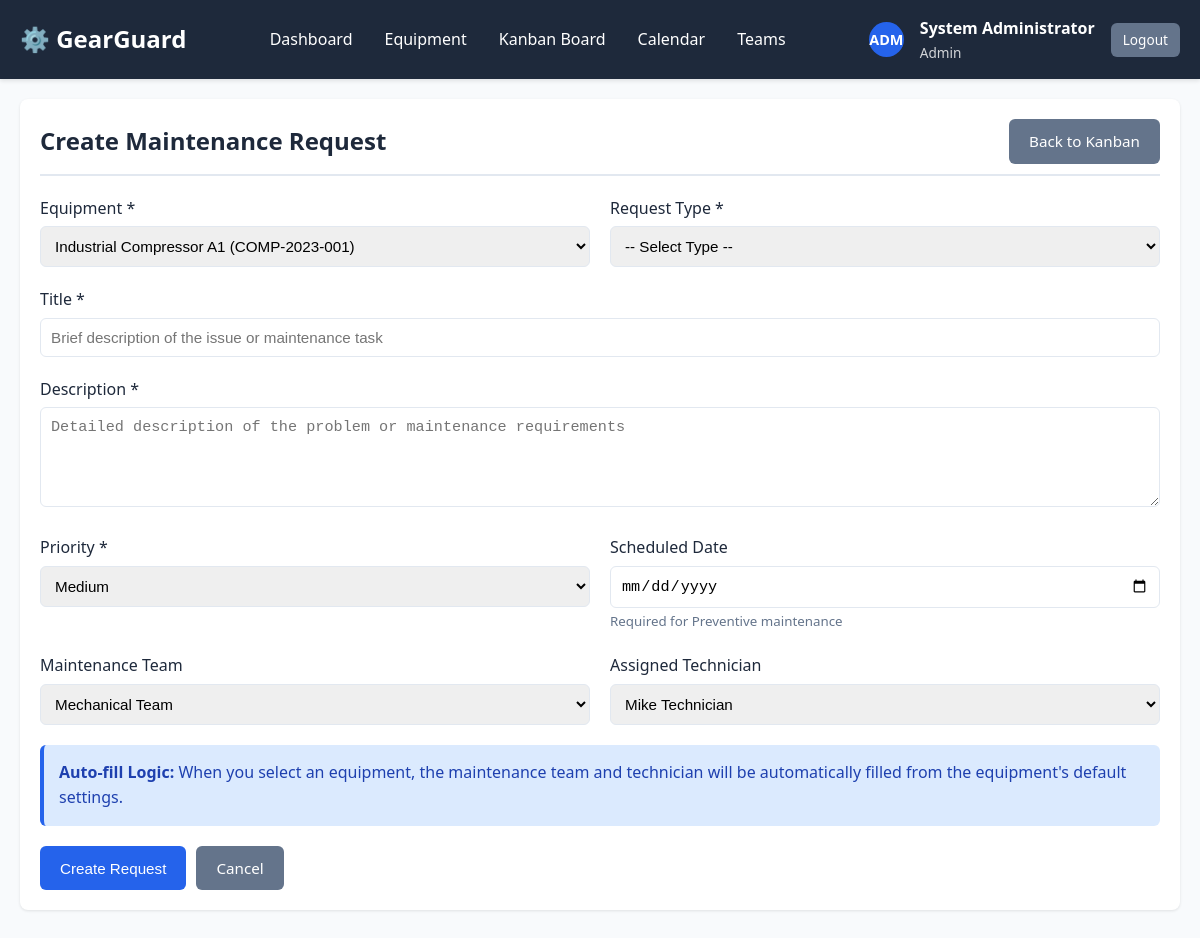
Page /views/requests/create.php?equipment_id=1 (signed in) on the committed database.
### tables this page shows
CREATE TABLE equipment (
    id INT AUTO_INCREMENT PRIMARY KEY,
    name VARCHAR(100) NOT NULL,
    serial_number VARCHAR(100) UNIQUE NOT NULL,
    category VARCHAR(50) NOT NULL,
    department VARCHAR(50) NOT NULL,
    assigned_employee VARCHAR(100),
    purchase_date DATE,
    warranty_expiry DATE,
    physical_location VARCHAR(200),
    default_maintenance_team_id INT,
    default_technician_id INT,
    status ENUM('Active', 'Scrapped') NOT NULL DEFAULT 'Active',
    created_at TIMESTAMP DEFAULT CURRENT_TIMESTAMP,
    updated_at TIMESTAMP DEFAULT CURRENT_TIMESTAMP ON UPDATE CURRENT_TIMESTAMP,
    FOREIGN KEY (default_maintenance_team_id) REFERENCES maintenance_teams(id) ON DELETE SET NULL,
    FOREIGN KEY (default_technician_id) REFERENCES users(id) ON DELETE SET NULL,
    INDEX idx_serial (serial_number),
    INDEX idx_status (status),
    INDEX idx_category (category),
    INDEX idx_department (department)
);

CREATE TABLE maintenance_teams (
    id INT AUTO_INCREMENT PRIMARY KEY,
    name VARCHAR(100) NOT NULL,
    description TEXT,
    created_at TIMESTAMP DEFAULT CURRENT_TIMESTAMP,
    updated_at TIMESTAMP DEFAULT CURRENT_TIMESTAMP ON UPDATE CURRENT_TIMESTAMP,
    INDEX idx_name (name)
);

CREATE TABLE users (
    id INT AUTO_INCREMENT PRIMARY KEY,
    username VARCHAR(50) UNIQUE NOT NULL,
    email VARCHAR(100) UNIQUE NOT NULL,
    password VARCHAR(255) NOT NULL,
    full_name VARCHAR(100) NOT NULL,
    role ENUM('admin', 'manager', 'technician', 'normal_user') NOT NULL DEFAULT 'normal_user',
    avatar_initials VARCHAR(3),
    created_at TIMESTAMP DEFAULT CURRENT_TIMESTAMP,
    updated_at TIMESTAMP DEFAULT CURRENT_TIMESTAMP ON UPDATE CURRENT_TIMESTAMP,
    INDEX idx_role (role),
    INDEX idx_username (username)
);

### config/database.php (called while the page is built, shortened)
<?php
class Database {
    private static $instance = null;
    private $connection;
    private $host = "localhost";
    private $db_name = "gearguard";
    private $username = "root";
    private $password = "";
    private function __construct() {
        try {
            $this->connection = new PDO(
                "mysql:host=" . $this->host . ";dbname=" . $this->db_name,
                $this->username,
                $this->password
            );
            $this->connection->setAttribute(PDO::ATTR_ERRMODE, PDO::ERRMODE_EXCEPTION);
            $this->connection->setAttribute(PDO::ATTR_DEFAULT_FETCH_MODE, PDO::FETCH_ASSOC);
        } catch(PDOException $e) {
            die("Connection Error: " . $e->getMessage());
        }
    }
    public static function getInstance() {
        if (self::$instance === null) {
            self::$instance = new self();
        }
        return self::$instance;
    }
    public function getConnection() {
        return $this->connection;
    }
}

### models/Equipment.php (called while the page is built, shortened)
<?php
require_once __DIR__ . '/../config/database.php';
class Equipment {
    private $conn;
    public function __construct() {
        $this->db = Database::getInstance();
        $this->conn = $this->db->getConnection();
    }
    public function getById($id) {
        $sql = "SELECT e.*,
                mt.name as team_name,
                u.full_name as technician_name
                FROM equipment e
                LEFT JOIN maintenance_teams mt ON e.default_maintenance_team_id = mt.id
                LEFT JOIN users u ON e.default_technician_id = u.id
                WHERE e.id = :id";
        try {
            $stmt = $this->conn->prepare($sql);
            $stmt->bindParam(':id', $id);
            $stmt->execute();
            return $stmt->fetch();
        } catch(PDOException $e) {
            return null;
        }
    }
    public function getAll($filters = []) {
        $sql = "SELECT e.*,
                mt.name as team_name,
                u.full_name as technician_name
                FROM equipment e
                LEFT JOIN maintenance_teams mt ON e.default_maintenance_team_id = mt.id
                LEFT JOIN users u ON e.default_technician_id = u.id
                WHERE 1=1";
        if (!empty($filters['status'])) {
            $sql .= " AND e.status = :status";
        }
        $sql .= " ORDER BY e.name ASC";
        try {
            $stmt = $this->conn->prepare($sql);
            if (!empty($filters['status'])) {
                $stmt->bindParam(':status', $filters['status']);
            }
            $stmt->execute();
            return $stmt->fetchAll();
        } catch(PDOException $e) {
            return [];
        }
    }
}

### models/MaintenanceTeam.php (called while the page is built, shortened)
<?php
require_once __DIR__ . '/../config/database.php';
class MaintenanceTeam {
    private $conn;
    public function __construct() {
        $this->db = Database::getInstance();
        $this->conn = $this->db->getConnection();
    }
    public function getAll() {
        $sql = "SELECT mt.*, COUNT(tm.id) as member_count
                FROM maintenance_teams mt
                LEFT JOIN team_members tm ON mt.id = tm.team_id
                GROUP BY mt.id
                ORDER BY mt.name ASC";
        try {
            $stmt = $this->conn->prepare($sql);
            $stmt->execute();
            return $stmt->fetchAll();
        } catch(PDOException $e) {
            return [];
        }
    }
}

### models/User.php (called while the page is built, shortened)
<?php
require_once __DIR__ . '/../config/database.php';
class User {
    private $conn;
    public function __construct() {
        $this->db = Database::getInstance();
        $this->conn = $this->db->getConnection();
    }
    public function getByRole($role) {
        $sql = "SELECT id, username, email, full_name, role, avatar_initials
                FROM users WHERE role = :role ORDER BY full_name ASC";
        try {
            $stmt = $this->conn->prepare($sql);
            $stmt->bindParam(':role', $role);
            $stmt->execute();
            return $stmt->fetchAll();
        } catch(PDOException $e) {
            return [];
        }
    }
}

### views/requests/create.php (the view, shortened to what this page needs)
<?php
require_once __DIR__ . '/../../models/Equipment.php';
require_once __DIR__ . '/../../models/MaintenanceTeam.php';
require_once __DIR__ . '/../../models/User.php';
$equipmentModel = new Equipment();
$teamModel = new MaintenanceTeam();
$userModel = new User();
$equipment_list = $equipmentModel->getAll(['status' => 'Active']);
$teams = $teamModel->getAll();
$technicians = $userModel->getByRole(ROLE_TECHNICIAN);
$pre_equipment_id = $_GET['equipment_id'] ?? null;
$pre_equipment = null;
if ($pre_equipment_id) {
    $pre_equipment = $equipmentModel->getById($pre_equipment_id);
}
include __DIR__ . '/../includes/header.php';
?>
<div class="container">
    <div class="card">
        <div class="card-header">
            <h2 class="card-title">Create Maintenance Request</h2>
            <a href="kanban.php" class="btn btn-secondary">Back to Kanban</a>
        </div>
        <form method="POST" action="" id="requestForm">
            <div class="form-row">
                <div class="form-group">
                    <label for="equipment_id">Equipment *</label>
                    <select id="equipment_id" name="equipment_id" class="form-control" required>
                        <?php foreach ($equipment_list as $equipment): ?>
                            <option value="<?php echo $equipment['id']; ?>"
                                    data-team="<?php echo $equipment['default_maintenance_team_id']; ?>"
                                    data-technician="<?php echo $equipment['default_technician_id']; ?>"
                                    <?php echo ($pre_equipment && $pre_equipment['id'] == $equipment['id']) ? 'selected' : ''; ?>>
                                <?php echo htmlspecialchars($equipment['name']) . ' (' . htmlspecialchars($equipment['serial_number']) . ')'; ?>
                            </option>
                        <?php endforeach; ?>
                    </select>
                </div>
                <div class="form-group">
                    <label for="request_type">Request Type *</label>
                    <select id="request_type" name="request_type" class="form-control" required>
                        <option value="">-- Select Type --</option>
                    </select>
                </div>
            </div>
            <div class="form-group">
                <label for="title">Title *</label>
                <input type="text" id="title" name="title" class="form-control"
                       value="<?php echo isset($_POST['title']) ? htmlspecialchars($_POST['title']) : ''; ?>"
                       placeholder="Brief description of the issue or maintenance task" required>
            </div>
            <div class="form-group">
                <label for="description">Description *</label>
                <textarea id="description" name="description" class="form-control" required
                          placeholder="Detailed description of the problem or maintenance requirements"><?php echo isset($_POST['description']) ? htmlspecialchars($_POST['description']) : ''; ?></textarea>
            </div>
            <div class="form-row">
                <div class="form-group">
                    <label for="priority">Priority *</label>
                    <select id="priority" name="priority" class="form-control" required>
                        <option value="Medium" selected>Medium</option>
                    </select>
                </div>
                <div class="form-group">
                    <label for="scheduled_date">Scheduled Date</label>
                    <input type="date" id="scheduled_date" name="scheduled_date" class="form-control"
                           value="<?php echo isset($_POST['scheduled_date']) ? $_POST['scheduled_date'] : ''; ?>">
                    <small class="text-muted">Required for Preventive maintenance</small>
                </div>
            </div>
            <div class="form-row">
                <div class="form-group">
                    <label for="maintenance_team_id">Maintenance Team</label>
                    <select id="maintenance_team_id" name="maintenance_team_id" class="form-control">
                        <?php foreach ($teams as $team): ?>
                            <option value="<?php echo $team['id']; ?>"
                                    <?php echo ($pre_equipment && $pre_equipment['default_maintenance_team_id'] == $team['id']) ? 'selected' : ''; ?>>
                                <?php echo htmlspecialchars($team['name']); ?>
                            </option>
                        <?php endforeach; ?>
                    </select>
                </div>
                <div class="form-group">
                    <label for="assigned_technician_id">Assigned Technician</label>
                    <select id="assigned_technician_id" name="assigned_technician_id" class="form-control">
                        <?php foreach ($technicians as $tech): ?>
                            <option value="<?php echo $tech['id']; ?>"
                                    <?php echo ($pre_equipment && $pre_equipment['default_technician_id'] == $tech['id']) ? 'selected' : ''; ?>>
                                <?php echo htmlspecialchars($tech['full_name']); ?>
                            </option>
                        <?php endforeach; ?>
                    </select>
                </div>
            </div>
            <div class="alert alert-info">
                <strong>Auto-fill Logic:</strong> When you select an equipment, the maintenance team and technician will be automatically filled from the equipment's default settings.
            </div>
            <div class="flex gap-10">
                <button type="submit" class="btn btn-primary">Create Request</button>
                <a href="kanban.php" class="btn btn-secondary">Cancel</a>
            </div>
        </form>
    </div>
</div>
<?php include __DIR__ . '/../includes/footer.php'; ?>

### assets/css/style.css (style rules this page uses)
:root { --primary-color: #2563eb; --secondary-color: #64748b; --success-color: #10b981; --warning-color: #f59e0b; --danger-color: #ef4444; --dark-color: #1e293b; --light-color: #f8fafc; --border-color: #e2e8f0; }
* { margin: 0; padding: 0; box-sizing: border-box; }
body { font-family: 'Segoe UI', Tahoma, Geneva, Verdana, sans-serif; background-color: var(--light-color); color: var(--dark-color); line-height: 1.6; }
.container { max-width: 1200px; margin: 0 auto; padding: 20px; }
.card { background: white; border-radius: 8px; box-shadow: 0 1px 3px rgba(0,0,0,0.1); padding: 20px; margin-bottom: 20px; }
.card-header { display: flex; justify-content: space-between; align-items: center; margin-bottom: 20px; padding-bottom: 10px; border-bottom: 2px solid var(--border-color); }
.card-title { font-size: 1.5rem; font-weight: 600; }
.btn { display: inline-block; padding: 10px 20px; border: none; border-radius: 6px; cursor: pointer; font-size: 0.95rem; text-decoration: none; transition: all 0.3s; font-weight: 500; }
.btn-primary { background: var(--primary-color); color: white; }
.btn-secondary { background: var(--secondary-color); color: white; }
.form-group { margin-bottom: 20px; }
.form-group label { display: block; margin-bottom: 5px; font-weight: 500; color: var(--dark-color); }
.form-control { width: 100%; padding: 10px; border: 1px solid var(--border-color); border-radius: 6px; font-size: 0.95rem; }
select.form-control { cursor: pointer; }
textarea.form-control { resize: vertical; min-height: 100px; }
.form-row { display: grid; grid-template-columns: repeat(auto-fit, minmax(250px, 1fr)); gap: 20px; }
.alert { padding: 15px; border-radius: 6px; margin-bottom: 20px; }
.alert-info { background: #dbeafe; color: #1e40af; border-left: 4px solid var(--primary-color); }
.flex { display: flex; }
.gap-10 { gap: 10px; }
.text-muted { color: var(--secondary-color); }

### rows in the picture
equipment: maintenance_team_id "Mechanical Team", assigned_technician_id "Mike Technician"

### other values in the picture
APP_NAME "GearGuard"
$_SESSION['avatar_initials'] "ADM"
$_SESSION['full_name'] "System Administrator"
str_replace('_', ' ', $_SESSION['role']) "Admin"
form field equipment_id "Industrial Compressor A1 (COMP-2023-001)"
